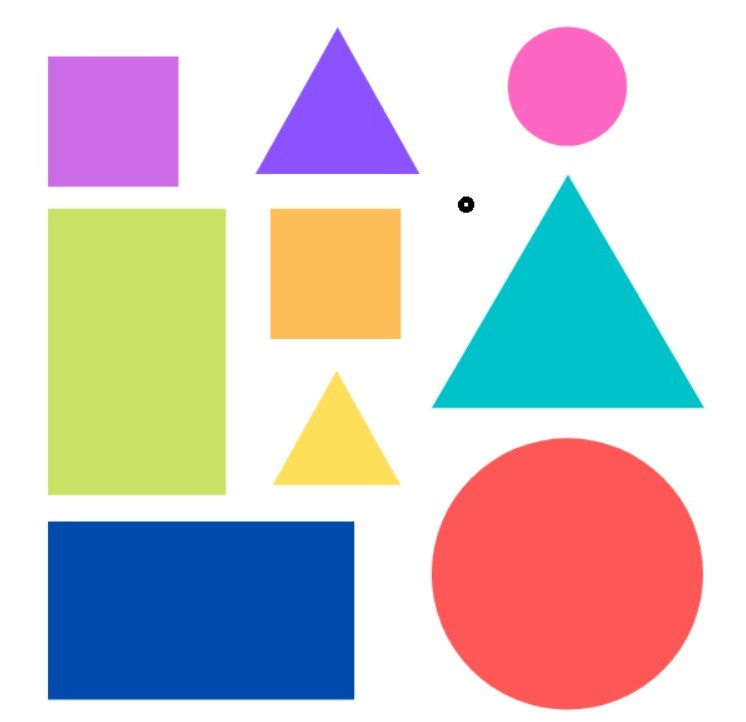
#> input picture Photos/shapes.png, 746 x 722 px
$ python search.py
#> lines starting #> are read from the running program, lines starting #| are printed output that depends on the picture; after the words box and inside, x2 and y2 are one past the last pixel; in counts of white or black regions, pixels touching at a corner belong together
import cv2
import numpy as np

f = open('coordination.txt', 'w')
#定义形状检测函数
def ShapeDetection(img):
    contours,hierarchy = cv2.findContours(img,cv2.RETR_EXTERNAL,cv2.CHAIN_APPROX_NONE)  #寻找轮廓点
    for obj in contours:
        area = cv2.contourArea(obj)  #计算轮廓内区域的面积
        cv2.drawContours(imgContour, obj, -1, (255, 0, 0), 4)  #绘制轮廓线
        perimeter = cv2.arcLength(obj,True)  #计算轮廓周长
        approx = cv2.approxPolyDP(obj,0.02*perimeter,True)  #获取轮廓角点坐标
        CornerNum = len(approx)   #轮廓角点的数量
        x, y, w, h = cv2.boundingRect(approx)  #获取坐标值和宽度、高度
        f.write(str(x)+" "+str(y)+" "+str(w)+" "+str(h)+" ")
        #轮廓对象分类
        if CornerNum ==3:
            objType ="triangle"
            f.write("triangle\n")
        elif CornerNum == 4:
            if w==h:
                objType= "Square"
                f.write("Square\n")
            else:
                objType="Rectangle"
                f.write("Rectangle\n")
        elif CornerNum>4:
            objType= "Circle"
            f.write("Circle\n")
        else:objType="N"

        cv2.rectangle(imgContour,(x,y),(x+w,y+h),(0,0,255),2)  #绘制边界框
        cv2.putText(imgContour,objType,(x+(w//2),y+(h//2)),cv2.FONT_HERSHEY_COMPLEX,0.6,(0,0,0),1)  #绘制文字

path = 'Photos/shapes.png'
img = cv2.imread(path)
#> img is the input picture: shape (722, 746, 3); mean B, G, R 201, 197.7, 204.4
imgContour = img.copy()
W = img.shape[0]
#> W = 722
H = img.shape[1]
#> H = 746
f.write(str(W)+" "+str(H)+"\n")

imgGray = cv2.cvtColor(img,cv2.COLOR_RGB2GRAY)  #转灰度图
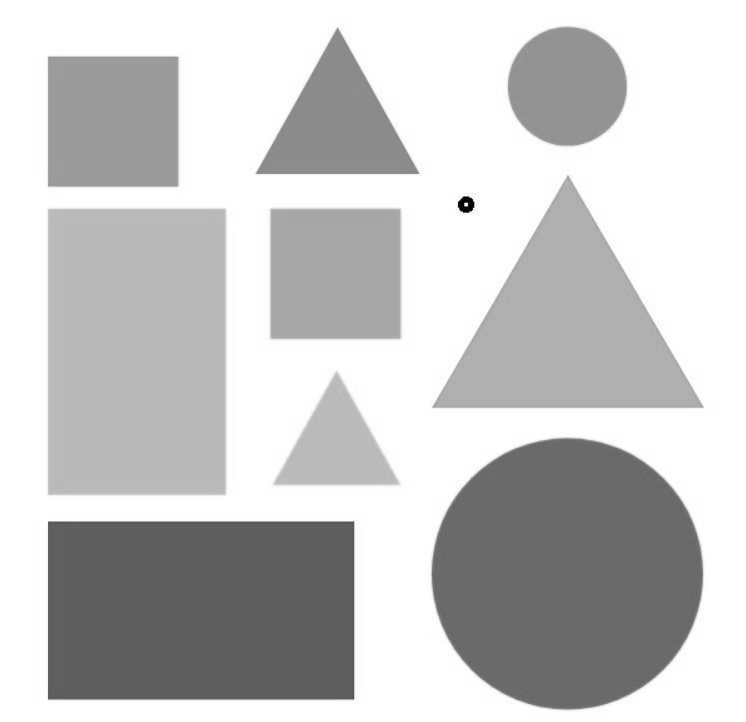
#> imgGray: shape (722, 746); min 0, max 255, mean 199.5
imgBlur = cv2.GaussianBlur(imgGray,(5,5),0.5)  #高斯模糊
imgCanny = cv2.Canny(imgBlur,60,60)  #Canny算子边缘检测
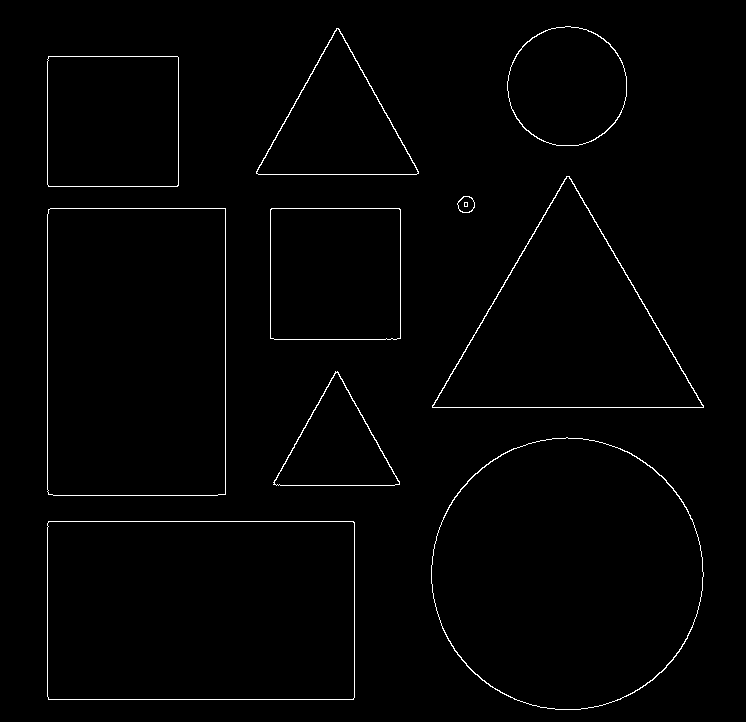
#> imgCanny: shape (722, 746); 1.2% white in thin lines or dots, all inside (x1, y1, x2, y2) = (47, 26, 704, 710)
ShapeDetection(imgCanny)  #形状检测
#> in ShapeDetection, `contours,hierarchy = cv2.findContours(img,cv2.RETR_EXTERNAL,cv2.CHAIN_..`: contours = 10 contours; largest, box (x1, y1, x2, y2) and area: (431, 437, 704, 710) 57920, (47, 521, 355, 700) 54639, (47, 208, 226, 496) 51062, (432, 176, 704, 408) 31763, (47, 56, 179, 187) 17024
#> the loop in ShapeDetection, `for obj in contours:` made 10 passes
#> (area, perimeter, approx, CornerNum, x, y, w, h) on passes 1, 3, 4, 5, 7, 8, 9: (54639, 968.5, [[48, 521], [48, 699], [353, 699], [353, 521]], 4, 48, 521, 306, 179), (7427, 409.5, [[335, 371], [273, 484], [399, 484]], 3, 273, 371, 127, 114), (17019, 521.3, [[271, 208], [270, 338], [400, 338], [400, 209]], 4, 270, 208, 131, 131), (51062.5, 927.9, [[48, 209], [48, 494], [225, 494], [225, 208]], 4, 48, 208, 178, 287), (31763, 847, [[432, 405], [703, 407], [569, 176]], 3, 432, 176, 272, 232), (17024, 520.5, [[48, 56], [48, 186], [177, 186], [178, 57]], 4, 48, 56, 131, 131), (12203, 521.1, [[336, 28], [256, 173], [418, 173]], 3, 256, 28, 163, 146)
#> (area, perimeter, CornerNum, x, y, w, h, objType) on passes 2, 6, 10: (57920, 901.7, 8, 431, 438, 272, 272, 'Circle'), (216, 55.46, 8, 457, 196, 18, 17, 'Circle'), (11170.5, 395.7, 8, 508, 28, 119, 118, 'Circle')
#> after the loop in ShapeDetection, `for obj in contours:`:
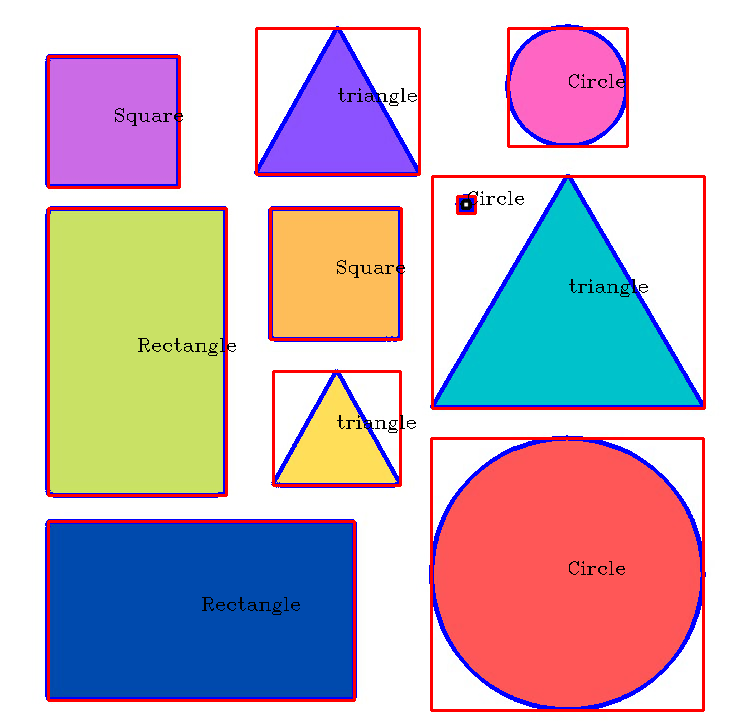
#> imgContour: shape (722, 746, 3); 7.18% of pixels changed, all inside (x1, y1, x2, y2) = (45, 24, 706, 712)

# [7 lines of commented-out code are left out]
